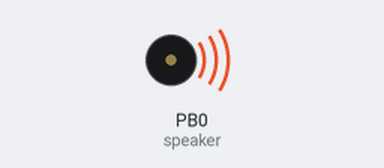
The sketch below on a simulated ATtiny85, built with avr-gcc and run on an emulated ATtiny85. Shown: buzzer (waves = sounding).

Above: at 0.3 s.
At 4.0 s:
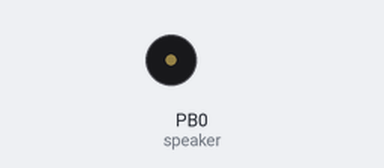
Timing chart, 0 to 5.9 s (numbered marks = the images above):
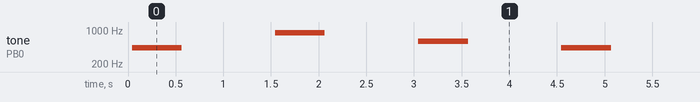

Measured:
- by itself, tone on PB0 (speaker): repeats every 4.5 s: silent 0.98 s, 884 Hz 0.52 s, silent 0.98 s, 593 Hz 0.52 s, silent 0.98 s, 436 Hz 0.52 s

The sketch:

attiny85_and_Buzzer.ino
```cpp
int speaker = 0;
void setup() {
  pinMode(speaker, OUTPUT);
}
void myTone(byte pin, uint16_t frequency, uint16_t duration) {
  unsigned long startTime = millis();
  unsigned long halfPeriod = 1000000L / frequency / 2;
  while (millis() - startTime < duration) {
    digitalWrite(pin, HIGH);
    delayMicroseconds(halfPeriod);
    digitalWrite(pin, LOW);
    delayMicroseconds(halfPeriod);
  }
}
void loop() {
  myTone(speaker, 440, 500);
  delay(1000);
  myTone(speaker, 900, 500);
  delay(1000);
  myTone(speaker, 600, 500);
  delay(1000);
}
```
